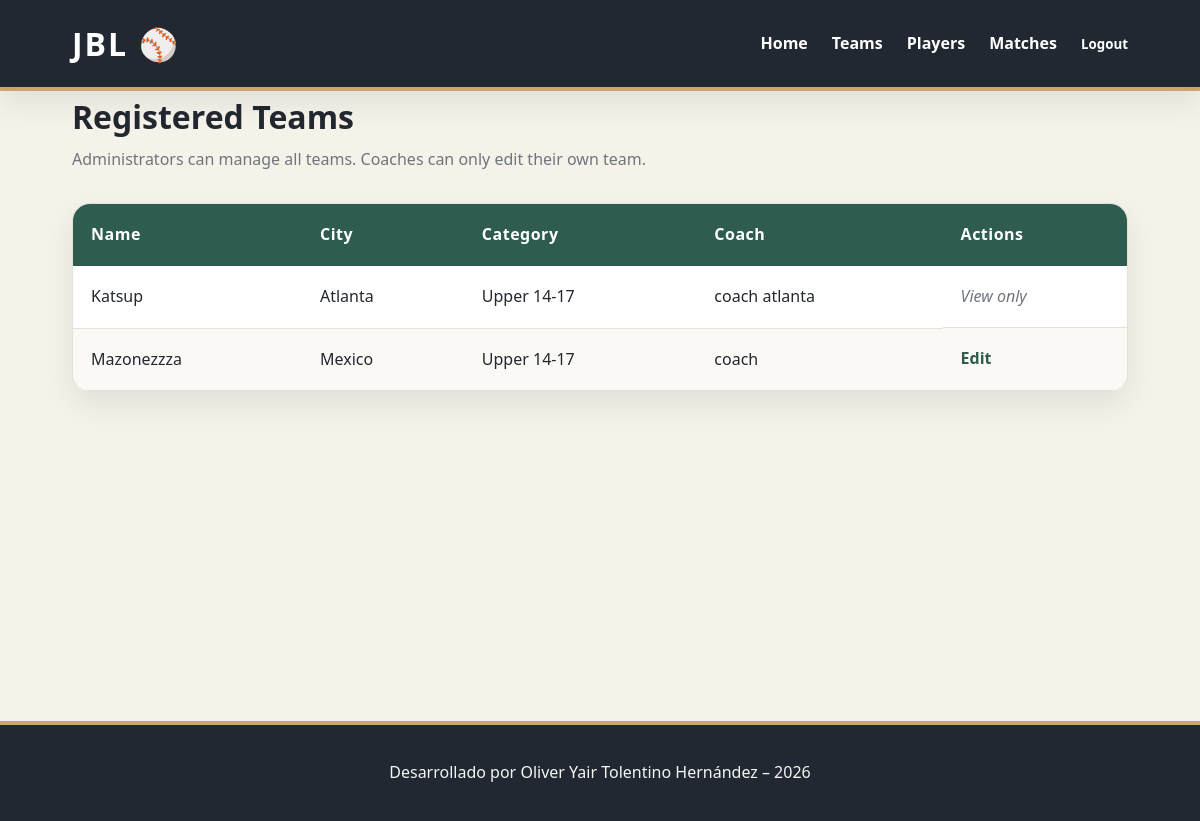
The page /league/teams/ (signed in) on the database its author committed.
### apps/league/models.py (models this page shows, shortened)
class Team(models.Model):
    CATEGORY_CHOICES = [
        ("STARTER", "Starter 6-9"),
        ("JUNIOR", "Junior 10-13"),
        ("UPPER", "Upper 14-17"),
    ]
    name = models.CharField(
        max_length=100,
        unique=True
    )
    city = models.CharField(
        max_length=100
    )
    owner = models.ForeignKey(
        User,
        on_delete=models.CASCADE,
        related_name="teams",
        default=1
    )
    category = models.CharField(
        max_length=10,
        choices=CATEGORY_CHOICES,
        default="STARTER"
    )
    @property
    def coach_name(self):
        full_name = self.owner.get_full_name().strip()
        return full_name if full_name else self.owner.username

### apps/league/views.py (the view)
# urls.py: path("teams/", views.TeamListView.as_view(), name="team_list"),
class TeamListView(LoginRequiredMixin, ListView):
    model = Team
    template_name = "league/team_list.html"
    context_object_name = "teams"
    def get_queryset(self):
        return Team.objects.select_related("owner").all().order_by("name")

### apps/league/templates/league/team_list.html (shortened to what this page needs)
{% extends "league/base.html" %}
{% block content %}
<section class="container">
    <div class="table-header">
        <div>
            <h1>Registered Teams</h1>
            <p class="table-subtitle">
                Administrators can manage all teams. Coaches can only edit their own team.
            </p>
        </div>
    </div>
    <div class="table-wrapper">
        <table class="styled-table">
            <thead>
                <tr>
                    <th>Name</th>
                    <th>City</th>
                    <th>Category</th>
                    <th>Coach</th>
                    <th>Actions</th>
                </tr>
            </thead>
            <tbody>
                {% for team in teams %}
                <tr>
                    <td>{{ team.name }}</td>
                    <td>{{ team.city }}</td>
                    <td>{{ team.get_category_display }}</td>
                    <td>{{ team.coach_name }}</td>
                    <td class="actions">
                        {% if user.is_superuser %}
                            <a href="{% url 'team_update' team.pk %}" class="edit-link">Edit</a>
                            <a href="{% url 'team_delete' team.pk %}" class="delete-link">Delete</a>
                        {% elif user.is_staff and team.owner == user %}
                            <a href="{% url 'team_update' team.pk %}" class="edit-link">Edit</a>
                        {% else %}
                            <span class="no-action">View only</span>
                        {% endif %}
                    </td>
                </tr>
                {% empty %}
                <tr>
                    <td colspan="5" class="empty-state">No teams registered yet.</td>
                </tr>
                {% endfor %}
            </tbody>
        </table>
    </div>
</section>
{% endblock %}

### apps/league/static/league/css/style.css (style rules this page uses)
:root { --bg:#f5f2ea; --card:#ffffff; --primary:#2E5D50; --primary-dark:#21453B; --accent:#C9A66B; --danger:#9E4242; --text:#23272F; --gray:#70757D; --border:#E5E1D8; --shadow:0 12px 30px rgba(0,0,0,.08); --radius:18px; --speed:.3s; }
* { margin:0; padding:0; box-sizing:border-box; font-family:"Segoe UI",sans-serif; }
body { background:var(--bg); color:var(--text); line-height:1.6; }
.container, .cards, .dashboard-section, .public-intro, .messages-wrapper, .welcome-user { width:min(88%,1200px); margin:auto; }
.table-header { display:flex; justify-content:space-between; align-items:center; flex-wrap:wrap; gap:20px; margin-bottom:30px; }
.table-header h1 { font-size:2rem; }
.table-subtitle { color:var(--gray); margin-top:5px; }
.table-wrapper { background:var(--card); border-radius:var(--radius); overflow:auto; border:1px solid var(--border); box-shadow:var(--shadow); }
.styled-table { width:100%; min-width:900px; border-collapse:collapse; }
.styled-table th { background:var(--primary); color:#fff; padding:18px; text-align:left; font-weight:700; letter-spacing:.5px; }
.styled-table td { padding:18px; border-bottom:1px solid var(--border); }
.styled-table tbody tr:nth-child(even) { background:#faf9f6; }
.actions { display:flex; gap:15px; flex-wrap:wrap; align-items:center; }
.edit-link, .delete-link { text-decoration:none; font-weight:700; transition:var(--speed); }
.edit-link { color:var(--primary); }
.no-action { color:var(--gray); font-style:italic; }
.card, .stat-card, .table-wrapper, .form-card, .public-intro, .welcome-user { position:relative; overflow:hidden; }
.edit-link, .delete-link { position:relative; }
.edit-link::after, .delete-link::after { content:""; position:absolute; left:0; bottom:-3px; width:0%; height:2px; transition:.3s; }
.edit-link::after { background:var(--primary); }
.card, .stat-card, .btn, .btn-add, .table-wrapper, .form-card { animation:fadeUp .45s ease; }

### rows shown on the page
Team: name "Katsup", city "Atlanta", category "Upper 14-17", coach_name "coach atlanta", shows "View only"
Team: name "Mazonezzza", city "Mexico", category "Upper 14-17", coach_name "coach", shows "Edit"
